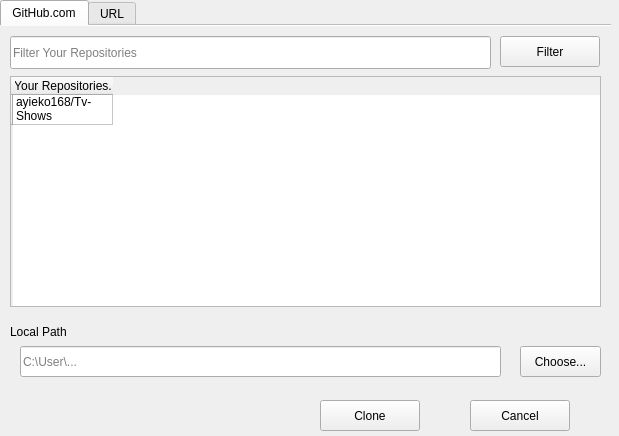
<?xml version="1.0" encoding="UTF-8"?>
<ui version="4.0">
 <class>Form</class>
 <widget class="QWidget" name="Form">
  <property name="geometry">
   <rect>
    <x>0</x>
    <y>0</y>
    <width>619</width>
    <height>436</height>
   </rect>
  </property>
  <property name="windowTitle">
   <string>Clone A Repository</string>
  </property>
  <widget class="QTabWidget" name="cloneTabWidget">
   <property name="geometry">
    <rect>
     <x>0</x>
     <y>0</y>
     <width>611</width>
     <height>391</height>
    </rect>
   </property>
   <property name="tabShape">
    <enum>QTabWidget::Rounded</enum>
   </property>
   <property name="currentIndex">
    <number>0</number>
   </property>
   <property name="elideMode">
    <enum>Qt::ElideNone</enum>
   </property>
   <property name="documentMode">
    <bool>true</bool>
   </property>
   <widget class="QWidget" name="tab">
    <attribute name="title">
     <string>GitHub.com</string>
    </attribute>
    <widget class="QLineEdit" name="gitcomFilterEnt">
     <property name="geometry">
      <rect>
       <x>10</x>
       <y>10</y>
       <width>481</width>
       <height>33</height>
      </rect>
     </property>
     <property name="text">
      <string/>
     </property>
     <property name="placeholderText">
      <string>Filter Your Repositories</string>
     </property>
    </widget>
    <widget class="QPushButton" name="gitcomFilterBtn">
     <property name="geometry">
      <rect>
       <x>500</x>
       <y>10</y>
       <width>100</width>
       <height>31</height>
      </rect>
     </property>
     <property name="text">
      <string>Filter</string>
     </property>
    </widget>
    <widget class="QTableWidget" name="gitcomTableWidget">
     <property name="geometry">
      <rect>
       <x>10</x>
       <y>50</y>
       <width>591</width>
       <height>231</height>
      </rect>
     </property>
     <row>
      <property name="text">
       <string/>
      </property>
     </row>
     <column>
      <property name="text">
       <string>Your Repositories.</string>
      </property>
     </column>
     <item row="0" column="0">
      <property name="text">
       <string>ayieko168/Tv-Shows</string>
      </property>
     </item>
    </widget>
    <widget class="QLabel" name="label_3">
     <property name="geometry">
      <rect>
       <x>10</x>
       <y>295</y>
       <width>191</width>
       <height>21</height>
      </rect>
     </property>
     <property name="text">
      <string>Local Path</string>
     </property>
    </widget>
    <widget class="QLineEdit" name="gitcomLocPathEnt">
     <property name="geometry">
      <rect>
       <x>20</x>
       <y>320</y>
       <width>481</width>
       <height>31</height>
      </rect>
     </property>
     <property name="placeholderText">
      <string>C:\User\...</string>
     </property>
    </widget>
    <widget class="QPushButton" name="gitcomLocPathBtn">
     <property name="geometry">
      <rect>
       <x>520</x>
       <y>320</y>
       <width>81</width>
       <height>31</height>
      </rect>
     </property>
     <property name="text">
      <string>Choose...</string>
     </property>
    </widget>
   </widget>
   <widget class="QWidget" name="tab_2">
    <attribute name="title">
     <string>URL</string>
    </attribute>
    <widget class="QLabel" name="label">
     <property name="geometry">
      <rect>
       <x>10</x>
       <y>30</y>
       <width>581</width>
       <height>91</height>
      </rect>
     </property>
     <property name="text">
      <string>&lt;html&gt;&lt;head/&gt;&lt;body&gt;&lt;p&gt;Repository URL or GitHub username and respository&lt;/p&gt;&lt;p&gt;&lt;span style=&quot; font-style:italic;&quot;&gt;(Example: tom/cool-repo)&lt;/span&gt;&lt;/p&gt;&lt;/body&gt;&lt;/html&gt;</string>
     </property>
    </widget>
    <widget class="QLineEdit" name="urlCloneEnt">
     <property name="geometry">
      <rect>
       <x>10</x>
       <y>130</y>
       <width>581</width>
       <height>33</height>
      </rect>
     </property>
     <property name="text">
      <string/>
     </property>
     <property name="placeholderText">
      <string>URL or username/repository</string>
     </property>
    </widget>
    <widget class="QLabel" name="label_2">
     <property name="geometry">
      <rect>
       <x>10</x>
       <y>200</y>
       <width>361</width>
       <height>31</height>
      </rect>
     </property>
     <property name="text">
      <string>Local path :</string>
     </property>
    </widget>
    <widget class="QLineEdit" name="urlLocPathEnt">
     <property name="geometry">
      <rect>
       <x>10</x>
       <y>250</y>
       <width>491</width>
       <height>33</height>
      </rect>
     </property>
     <property name="text">
      <string/>
     </property>
     <property name="placeholderText">
      <string>C:\User\...</string>
     </property>
    </widget>
    <widget class="QPushButton" name="urlLocPathBtn">
     <property name="geometry">
      <rect>
       <x>509</x>
       <y>250</y>
       <width>81</width>
       <height>31</height>
      </rect>
     </property>
     <property name="text">
      <string>Choose...</string>
     </property>
    </widget>
   </widget>
  </widget>
  <widget class="QPushButton" name="cloneBtn">
   <property name="geometry">
    <rect>
     <x>320</x>
     <y>400</y>
     <width>100</width>
     <height>31</height>
    </rect>
   </property>
   <property name="text">
    <string>Clone</string>
   </property>
  </widget>
  <widget class="QPushButton" name="cancelBtn">
   <property name="geometry">
    <rect>
     <x>470</x>
     <y>400</y>
     <width>100</width>
     <height>31</height>
    </rect>
   </property>
   <property name="text">
    <string>Cancel</string>
   </property>
  </widget>
 </widget>
 <resources/>
 <connections/>
</ui>
